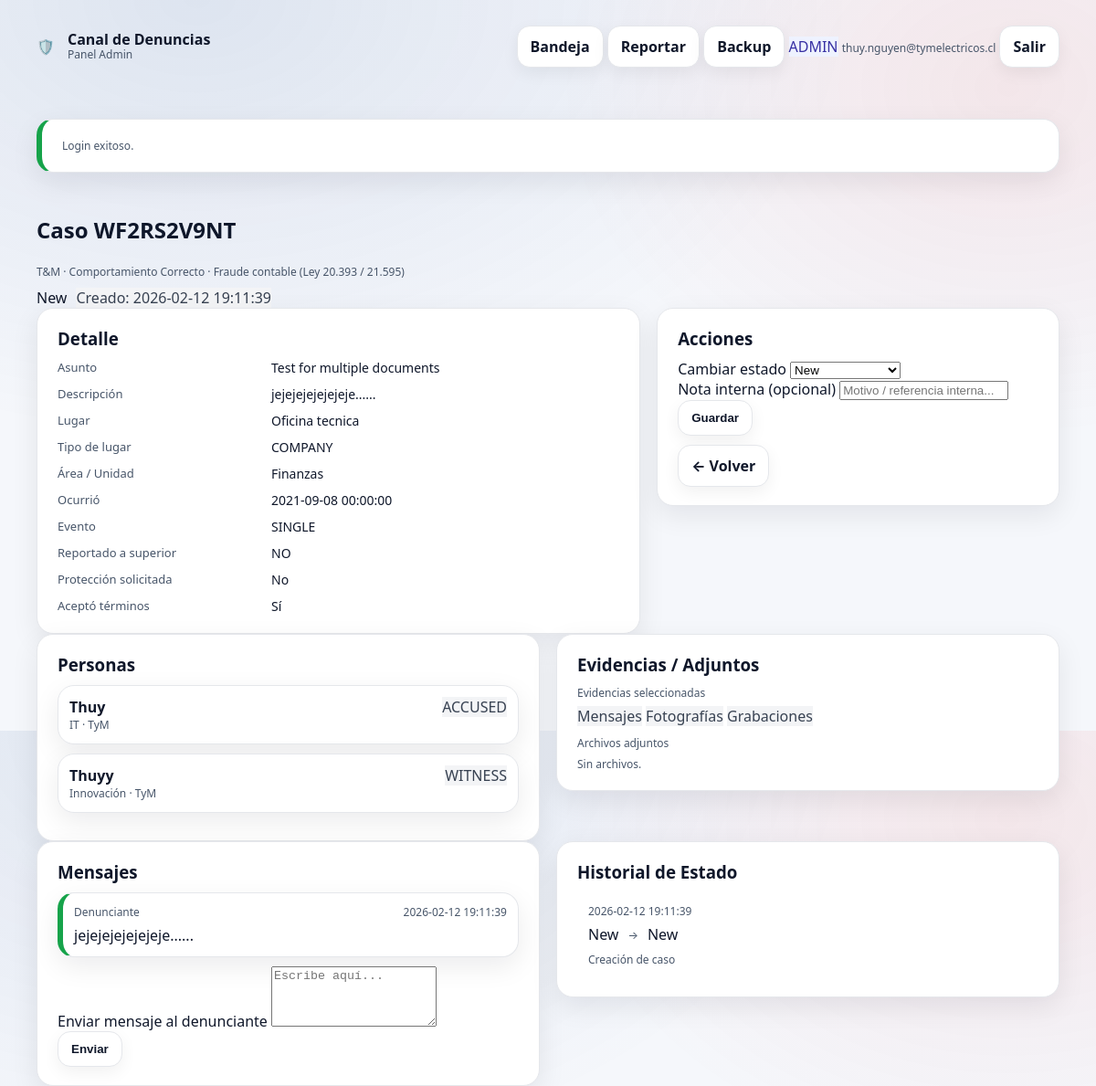
/admin/report_view.php?id=52 (signed in), run on the app's committed database.
### tables this page shows
CREATE TABLE `portal_admin_user` (
  `id` int(11) NOT NULL,
  `email` varchar(190) NOT NULL,
  `full_name` varchar(160) DEFAULT NULL,
  `role` enum('ADMIN','INVESTIGATOR','READONLY') NOT NULL DEFAULT 'INVESTIGATOR',
  `password_hash` varchar(255) NOT NULL,
  `is_active` tinyint(1) NOT NULL DEFAULT 1,
  `last_login_at` datetime DEFAULT NULL,
  `created_at` timestamp NOT NULL DEFAULT current_timestamp()
);

CREATE TABLE `portal_report` (
  `id` bigint(20) NOT NULL,
  `company_id` int(11) NOT NULL,
  `category_id` int(11) DEFAULT NULL,
  `secondary_classification` varchar(255) DEFAULT NULL,
  `report_key` varchar(16) NOT NULL,
  `password_hash` varchar(255) NOT NULL,
  `is_anonymous` tinyint(1) NOT NULL DEFAULT 1,
  `reporter_name` varchar(120) DEFAULT NULL,
  `reporter_rut` varchar(20) DEFAULT NULL,
  `reporter_email` varchar(160) DEFAULT NULL,
  `reporter_cargo` varchar(120) DEFAULT NULL,
  `reporter_phone` varchar(60) DEFAULT NULL,
  `subject` varchar(200) NOT NULL,
  `description` mediumtext NOT NULL,
  `location` varchar(200) DEFAULT NULL,
  `location_type` enum('COMPANY','PROJECT','REMOTE','OTHER') DEFAULT NULL,
  `area_unit` varchar(160) DEFAULT NULL,
  `occurred_at` datetime DEFAULT NULL,
  `event_kind` enum('SINGLE','REITERATED') NOT NULL DEFAULT 'SINGLE',
  `event_period` varchar(160) DEFAULT NULL,
  `reported_to_superior` enum('YES','NO','NA') NOT NULL DEFAULT 'NA',
  `protection_requested` tinyint(1) NOT NULL DEFAULT 0,
  `protection_detail` varchar(500) DEFAULT NULL,
  `status` varchar(32) NOT NULL DEFAULT 'NEW',
  `terms_accepted` tinyint(1) NOT NULL DEFAULT 0,
  `terms_accepted_at` datetime DEFAULT NULL,
  `terms_accepted_ip` varchar(45) DEFAULT NULL,
  `terms_accepted_ua` varchar(255) DEFAULT NULL,
  `evidence_other_detail` varchar(500) DEFAULT NULL,
  `created_at` timestamp NOT NULL DEFAULT current_timestamp(),
  `updated_at` timestamp NULL DEFAULT NULL ON UPDATE current_timestamp()
);

CREATE TABLE `portal_company` (
  `id` int(11) NOT NULL,
  `name` varchar(120) NOT NULL,
  `slug` varchar(80) NOT NULL,
  `logo_path` varchar(255) DEFAULT NULL,
  `is_active` tinyint(1) NOT NULL DEFAULT 1,
  `created_at` timestamp NOT NULL DEFAULT current_timestamp()
);

CREATE TABLE `portal_category_group` (
  `id` int(11) NOT NULL,
  `company_id` int(11) NOT NULL,
  `code` varchar(40) NOT NULL,
  `name` varchar(160) NOT NULL,
  `law_ref` varchar(80) DEFAULT NULL,
  `description` text DEFAULT NULL,
  `sort_order` int(11) NOT NULL DEFAULT 0,
  `is_active` tinyint(1) NOT NULL DEFAULT 1,
  `created_at` timestamp NOT NULL DEFAULT current_timestamp()
);

CREATE TABLE `portal_category` (
  `id` int(11) NOT NULL,
  `company_id` int(11) NOT NULL,
  `group_id` int(11) DEFAULT NULL,
  `code` varchar(40) DEFAULT NULL,
  `name` varchar(120) NOT NULL,
  `is_active` tinyint(1) NOT NULL DEFAULT 1,
  `sort_order` int(11) NOT NULL DEFAULT 0,
  `created_at` timestamp NOT NULL DEFAULT current_timestamp()
);

CREATE TABLE `portal_report_person` (
  `id` bigint(20) NOT NULL,
  `report_id` bigint(20) NOT NULL,
  `role` enum('ACCUSED','WITNESS') NOT NULL,
  `full_name` varchar(160) DEFAULT NULL,
  `position` varchar(160) DEFAULT NULL,
  `company` varchar(160) DEFAULT NULL,
  `notes` varchar(500) DEFAULT NULL,
  `created_at` timestamp NOT NULL DEFAULT current_timestamp()
);

CREATE TABLE `portal_evidence_type` (
  `id` int(11) NOT NULL,
  `code` varchar(40) NOT NULL,
  `name` varchar(120) NOT NULL
);

CREATE TABLE `portal_report_message` (
  `id` bigint(20) NOT NULL,
  `report_id` bigint(20) NOT NULL,
  `sender_type` enum('REPORTER','INVESTIGATOR') NOT NULL DEFAULT 'REPORTER',
  `message` mediumtext NOT NULL,
  `created_at` timestamp NOT NULL DEFAULT current_timestamp()
);

CREATE TABLE `portal_report_status_history` (
  `id` bigint(20) NOT NULL,
  `report_id` bigint(20) NOT NULL,
  `old_status` varchar(32) NOT NULL,
  `new_status` varchar(32) NOT NULL,
  `note` varchar(500) DEFAULT NULL,
  `changed_by_admin_id` int(11) DEFAULT NULL,
  `created_at` timestamp NOT NULL DEFAULT current_timestamp()
);

### admin/report_view.php (the view, shortened to what the rows shown need)
<?php
require_once __DIR__ . "/_admin_bootstrap.php";
$db = db_conn();
$admin = admin_require_login($db);
$id = (int)($_GET['id'] ?? 0);
function fetch_report(mysqli $db, int $id): ?array {
  $sql = "SELECT
            r.*,
            c.name AS company_name,
            cat.name AS category_name,
            g.name AS group_name,
            g.law_ref AS law_ref
          FROM portal_report r
          JOIN portal_company c ON c.id = r.company_id
          LEFT JOIN portal_category cat ON cat.id = r.category_id
          LEFT JOIN portal_category_group g ON g.id = cat.group_id
          WHERE r.id = ? LIMIT 1";
  $st = $db->prepare($sql);
  $st->bind_param("i", $id);
  $st->execute();
  $res = $st->get_result();
  $row = $res->fetch_assoc();
  return $row ?: null;
}
$report = fetch_report($db, $id);
$people = [];
$stp = $db->prepare("SELECT * FROM portal_report_person WHERE report_id = ? ORDER BY id ASC");
$stp->bind_param("i", $id);
$stp->execute();
$rsp = $stp->get_result();
while ($row = $rsp->fetch_assoc()) $people[] = $row;
$evidence = [];
$rse = $db->prepare("SELECT et.code, et.name
                     FROM portal_report_evidence re
                     JOIN portal_evidence_type et ON et.id = re.evidence_type_id
                     WHERE re.report_id = ?
                     ORDER BY et.id ASC");
$rse->bind_param("i", $id);
$rse->execute();
$rese = $rse->get_result();
while ($row = $rese->fetch_assoc()) $evidence[] = $row;
$messages = [];
$rsm = $db->prepare("SELECT * FROM portal_report_message WHERE report_id = ? ORDER BY created_at ASC");
$rsm->bind_param("i", $id);
$rsm->execute();
$resm = $rsm->get_result();
while ($row = $resm->fetch_assoc()) $messages[] = $row;
$history = [];
$rsh = $db->prepare("SELECT h.*, u.email AS admin_email
                     FROM portal_report_status_history h
                     LEFT JOIN portal_admin_user u ON u.id = h.changed_by_admin_id
                     WHERE h.report_id = ?
                     ORDER BY h.created_at DESC, h.id DESC");
$rsh->bind_param("i", $id);
$rsh->execute();
$resh = $rsh->get_result();
while ($row = $resh->fetch_assoc()) $history[] = $row;
require __DIR__ . "/_layout_top.php";
?>
<section class="hero" style="padding-top:26px">
  <h1>Caso <?= h($report['report_key']) ?></h1>
  <p class="small">
    <?= h($report['company_name']) ?> ·
    <?= h($report['group_name'] ?? '-') ?> ·
    <?= h($report['category_name'] ?? '-') ?>
    <?php if (!empty($report['law_ref'])): ?> (<?= h($report['law_ref']) ?>)<?php endif; ?>
  </p>
  <div style="display:flex;gap:10px;flex-wrap:wrap;margin-top:8px">
    <span class="tag <?= h(admin_status_tag_class((string)$report['status'])) ?>"><?= h(status_label((string)$report['status'])) ?></span>
    <span class="tag tag-neutral">Creado: <?= h($report['created_at']) ?></span>
  </div>
</section>
<div class="grid" style="grid-template-columns: 1.2fr .8fr; align-items:start">
  <div class="card">
    <div class="kv">
      <div class="k">Asunto</div><div class="v"><?= h($report['subject']) ?></div>
      <div class="k">Descripción</div><div class="v"><?= nl2br(h($report['description'])) ?></div>
      <div class="k">Lugar</div><div class="v"><?= h($report['location'] ?? '-') ?></div>
      <div class="k">Tipo de lugar</div><div class="v"><?= h($report['location_type'] ?? '-') ?></div>
      <div class="k">Área / Unidad</div><div class="v"><?= h($report['area_unit'] ?? '-') ?></div>
      <div class="k">Ocurrió</div><div class="v"><?= h($report['occurred_at'] ?? '-') ?></div>
      <div class="k">Evento</div><div class="v"><?= h($report['event_kind'] ?? '-') ?> <?= !empty($report['event_period']) ? ' · '.h($report['event_period']) : '' ?></div>
      <div class="k">Reportado a superior</div><div class="v"><?= h($report['reported_to_superior'] ?? '-') ?></div>
      <div class="k">Protección solicitada</div><div class="v"><?= ((int)$report['protection_requested']===1) ? 'Sí' : 'No' ?></div>
      <div class="k">Aceptó términos</div><div class="v"><?= ((int)$report['terms_accepted']===1) ? 'Sí' : 'No' ?></div>
    </div>
  </div>
  <div class="card">
    <form method="post" class="form-grid" style="margin-bottom:10px">
      <div>
        <label>Nota interna (opcional)</label>
        <input name="note" placeholder="Motivo / referencia interna..." <?= admin_can_edit($admin) ? '' : 'disabled' ?>>
      </div>
    </form>
  </div>
</div>
<div class="grid" style="grid-template-columns: 1fr 1fr; align-items:start">
  <div class="card">
    <?php if (!$people): ?>
      <div class="small">Sin registros.</div>
    <?php else: ?>
      <?php foreach ($people as $p): ?>
        <div class="card" style="padding:12px;margin:0 0 10px">
          <div style="display:flex;justify-content:space-between;gap:10px;align-items:center">
            <div style="font-weight:800"><?= h($p['full_name'] ?? '-') ?></div>
            <span class="tag tag-neutral"><?= h($p['role']) ?></span>
          </div>
          <div class="small">
            <?= h($p['position'] ?? '-') ?>
            <?php if (!empty($p['company'])): ?> · <?= h($p['company']) ?><?php endif; ?>
          </div>
        </div>
      <?php endforeach; ?>
    <?php endif; ?>
  </div>
  <div class="card">
    <div style="margin-bottom:10px">
      <div class="small" style="margin-bottom:6px">Evidencias seleccionadas</div>
      <?php if (!$evidence): ?>
        <span class="tag tag-neutral">Ninguna</span>
      <?php else: ?>
        <?php foreach ($evidence as $e): ?>
          <span class="tag tag-neutral"><?= h($e['name']) ?></span>
        <?php endforeach; ?>
      <?php endif; ?>
    </div>
  </div>
</div>
<div class="grid" style="grid-template-columns: 1fr 1fr; align-items:start">
  <div class="card">
    <?php if (!$messages): ?>
      <div class="small">Aún no hay mensajes.</div>
    <?php else: ?>
      <?php foreach ($messages as $m): ?>
        <?php $fromInv = ($m['sender_type'] ?? '') === 'INVESTIGATOR'; ?>
        <div class="card" style="padding:12px;margin:0 0 10px;border-left:6px solid <?= $fromInv ? '#4f46e5' : '#16a34a' ?>;">
          <div class="small" style="display:flex;justify-content:space-between;gap:10px">
            <span><?= $fromInv ? 'Investigador' : 'Denunciante' ?></span>
            <span><?= h($m['created_at']) ?></span>
          </div>
          <div style="margin-top:6px"><?= nl2br(h($m['message'])) ?></div>
        </div>
      <?php endforeach; ?>
    <?php endif; ?>
    <form method="post" class="form-grid" style="margin-top:10px">
      <div>
        <label>Enviar mensaje al denunciante</label>
        <textarea name="message" rows="4" placeholder="Escribe aquí..." <?= admin_can_edit($admin) ? '' : 'disabled' ?>></textarea>
      </div>
    </form>
  </div>
  <div class="card">
    <?php if (!$history): ?>
      <div class="small">Sin historial (verifica que creaste la tabla portal_report_status_history).</div>
    <?php else: ?>
      <div class="timeline">
        <?php foreach ($history as $hrow): ?>
          <div class="item">
            <div class="meta">
              <?= h($hrow['created_at']) ?>
            </div>
            <div style="display:flex;gap:10px;align-items:center;flex-wrap:wrap">
              <span class="tag <?= h(admin_status_tag_class((string)$hrow['old_status'])) ?>"><?= h(status_label((string)$hrow['old_status'])) ?></span>
              <span class="small">→</span>
              <span class="tag <?= h(admin_status_tag_class((string)$hrow['new_status'])) ?>"><?= h(status_label((string)$hrow['new_status'])) ?></span>
            </div>
            <?php if (!empty($hrow['note'])): ?>
              <div class="small" style="margin-top:8px"><?= h($hrow['note']) ?></div>
            <?php endif; ?>
          </div>
        <?php endforeach; ?>
      </div>
    <?php endif; ?>
  </div>
</div>
<?php require __DIR__ . "/_layout_bottom.php"; ?>

### admin/_layout_top.php (shortened to what the rows shown need)
<?php
$admin = $admin ?? null;
?>
<!doctype html>
<html lang="es">
<head>
  <link rel="stylesheet" href="<?= base_url() ?>/assets/css/portal.css">
  <link rel="stylesheet" href="<?= base_url() ?>/assets/css/admin.css">
</head>
<body>
<header class="topbar">
  <div class="container" style="display:flex;align-items:center;justify-content:space-between;gap:16px">
    <nav class="navlinks">
      <a class="btn btn-ghost" href="<?= admin_link('/admin/index.php') ?>">Bandeja</a>
      <a class="btn btn-ghost" href="<?= admin_link('/reportar.php') ?>">Reportar</a>
      <?php if ($admin): ?>
        <?php if (admin_is_admin($admin)): ?>
          <a class="btn btn-ghost" href="<?= admin_link('/admin/backup.php') ?>">Backup</a>
        <?php endif; ?>
        <span class="tag <?= h(admin_status_tag_class('IN_REVIEW')) ?>"><?= h($admin['role']) ?></span>
        <span class="small"><?= h($admin['email']) ?></span>
        <a class="btn" href="<?= admin_link('/admin/logout.php') ?>">Salir</a>
      <?php endif; ?>
    </nav>
  </div>
</header>
<main class="page">
  <div class="container">

### data on the page
portal_admin_user: role "ADMIN", email "thuy.nguyen@tymelectricos.cl"
portal_report: report_key "WF2RS2V9NT", company.name "T&M", portal_category_group.name "Comportamiento Correcto", category.name "Fraude contable", portal_category_group.law_ref "Ley 20.393 / 21.595", status "New", created_at "2026-02-12 19:11:39", subject "Test for multiple documents", description "jejejejejejejeje......", location "Oficina tecnica", location_type "COMPANY", area_unit "Finanzas", occurred_at "2021-09-08 00:00:00", event_kind "SINGLE", reported_to_superior "NO"
portal_report_person: full_name "Thuy", role "ACCUSED", position "IT", company "TyM"
portal_report_person: full_name "Thuyy", role "WITNESS", position "Innovación", company "TyM"
portal_evidence_type: name "Mensajes"
portal_evidence_type: name "Fotografías"
portal_evidence_type: name "Grabaciones"
portal_report_message: sender_type "Denunciante", created_at "2026-02-12 19:11:39", message "jejejejejejejeje......"
portal_report_status_history: created_at "2026-02-12 19:11:39", old_status "New", new_status "New", note "Creación de caso"

### other printed values
$flash['msg'] "Login exitoso."
form field new_status "New"
